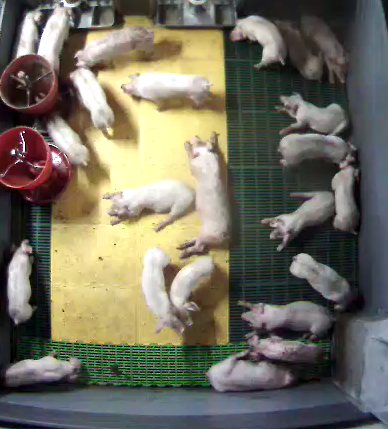
#> input picture 240520/jochiwon/1.png, 388 x 429 px; its folder holds only this picture in this run
$ python exp1.py
#> lines starting #> are read from the running program, lines starting #| are printed output that depends on the picture
import cv2
import os
import matplotlib.pyplot as plt

# import video file
folder_path = './jochiwon'
files = os.listdir(folder_path)

frame_cnt = len(files)

for file in files:
    # read video file frame by frame
    file_path = os.path.join(folder_path, file)
    image = cv2.imread(file_path)
#> image is the input picture: shape (429, 388, 3); mean B, G, R 96.2, 110.6, 113.8

    # BGR to RGB
    B, G, R = cv2.split(image)
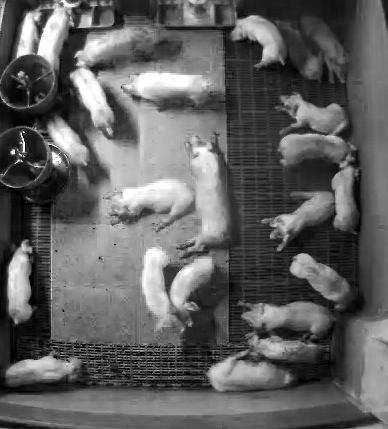
#> B: shape (429, 388); min 0, max 255, mean 96.2
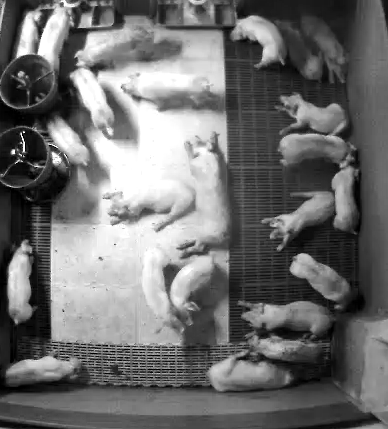
#> G: shape (429, 388); min 0, max 255, mean 110.6
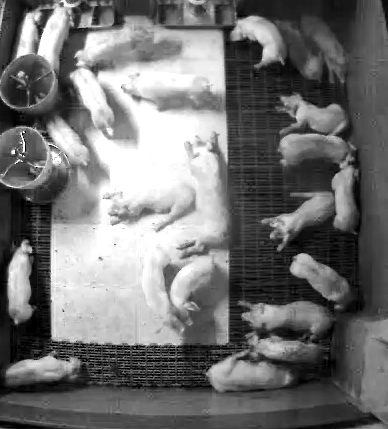
#> R: shape (429, 388); min 0, max 255, mean 113.8
    image = cv2.cvtColor(image, cv2.COLOR_BGR2RGB)

    # dist of pixels
    hist_R = cv2.calcHist([R], [0], None, [256], [0, 256])
#> hist_R = 256 values, max 8511 at index 255, min 129 at index 1, mean 650.2
    hist_G = cv2.calcHist([G], [0], None, [256], [0, 256])
#> hist_G = 256 values, max 4917 at index 255, min 117 at index 1, mean 650.2
    hist_B = cv2.calcHist([B], [0], None, [256], [0, 256])
#> hist_B = 256 values, max 1608 at index 29, min 67 at index 233, mean 650.2

    # plot
    plt.subplot(1, 2, 1)
    plt.plot(hist_R, color='red')
    plt.plot(hist_G, color='green')
    plt.plot(hist_B, color='blue')

    plt.subplot(1, 2, 2)
    plt.imshow(image, )

    plt.show()
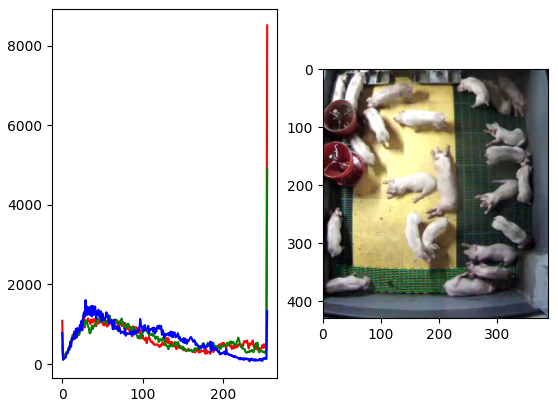
#> figure drawn by matplotlib, 2 panels; panel 1: curve peaks at x = 255, y = 8511; panel 1: curve peaks at x = 255, y = 4917; panel 1: curve peaks at x = 29, y = 1608

# close object and window
cv2.destroyAllWindows()

$ run again, on 240520/jochiwon/2.png
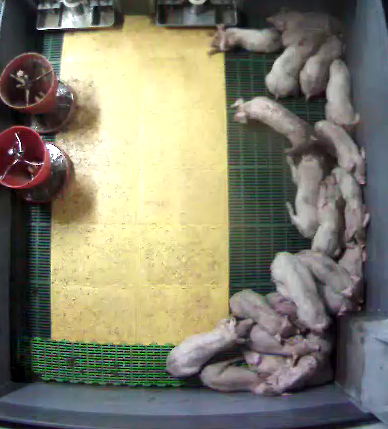
#> input picture 240520/jochiwon/2.png, 388 x 429 px
#> image is the input picture: shape (429, 388, 3); mean B, G, R 108.8, 127.1, 129.8
#> `B, G, R = cv2.split(image)`:
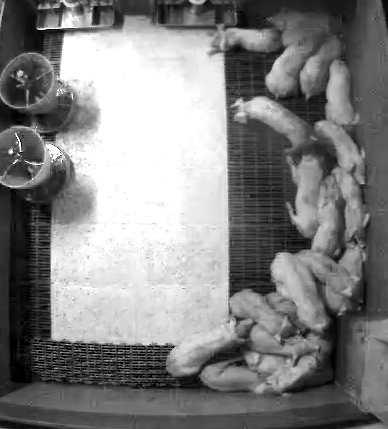
#> R: shape (429, 388); min 0, max 255, mean 129.8
#> hist_R = 256 values, max 16674 at index 255, min 95 at index 2, mean 650.2
#> hist_G = 256 values, max 8823 at index 255, min 75 at index 3, mean 650.2
#> hist_B = 256 values, max 1292 at index 125, min 4 at index 246, mean 650.2
#> `plt.show()`:
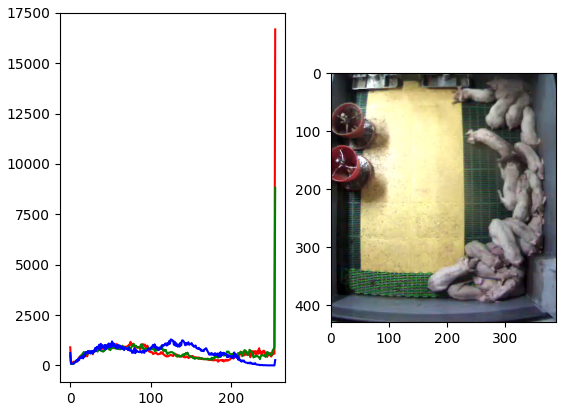
#> figure drawn by matplotlib, 2 panels; panel 1: curve peaks at x = 255, y = 16674; panel 1: curve peaks at x = 255, y = 8823; panel 1: curve peaks at x = 125, y = 1292
